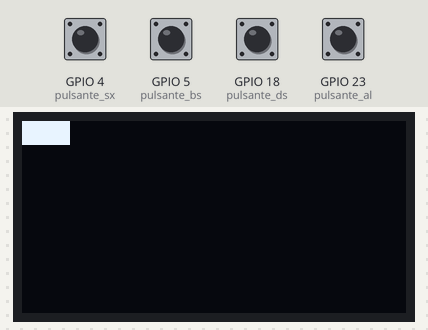
This program was run on a simulated ESP32 board running MicroPython. Shown: 128×64 one-colour display. Inputs (shaded band) come from the test bench; at power-on: GPIO 4 (pulsante_sx), GPIO 5 (pulsante_bs), GPIO 18 (pulsante_ds), GPIO 23 (pulsante_al) HIGH. Random numbers come from a fixed seed; library files of the repository ran but are not shown: ssd1306.py. At 1.5 s the program stops and its outputs stay as they are.

Above: at 1.2 s.
1.3 s: GPIO 4 (pulsante_sx) pulled LOW for 0.15 s
At 1.43 s:
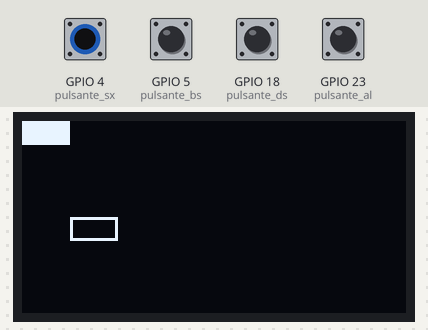
At 2.7 s:
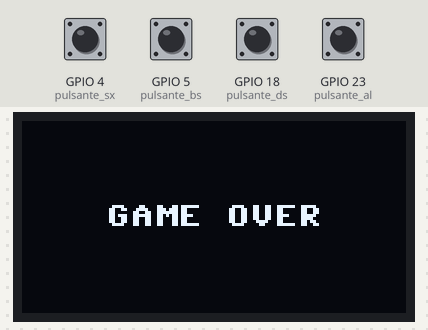
Timing chart, 0 to 3.0 s (numbered marks = the images above; inputs shaded):
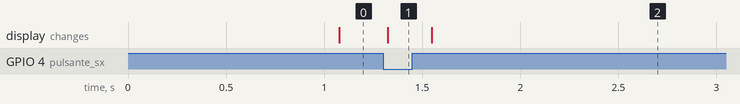

The program:

snake_prototipo_v2.py
```python
from machine import Pin, I2C
import ssd1306
import time
import random

i2c = I2C(0, scl=Pin(22), sda=Pin(21))

schermo = ssd1306.SSD1306_I2C(128, 64, i2c)
pulsante_sx = Pin(4, Pin.IN, Pin.PULL_UP)
pulsante_bs = Pin(5, Pin.IN, Pin.PULL_UP)
pulsante_al = Pin(23, Pin.IN, Pin.PULL_UP)
pulsante_ds = Pin(18, Pin.IN, Pin.PULL_UP)


altezza_cella = 8
larghezza_cella = 16
colonne = 8
righe = 8

for x in range(4): #griglia di gioco 8x8
    for y in range(4):
        schermo.rect(
            x * larghezza_cella,
            y * altezza_cella,
            larghezza_cella,
            altezza_cella,
            0
        )


schermo.show()
time.sleep(1)

coox = 0
cooy = 0
coox_vecchio = 0
cooy_vecchio = 0
coox_cibo = 0
cooy_cibo = 0

schermo.fill_rect(
    coox * larghezza_cella,
    cooy * altezza_cella,
    larghezza_cella,
    altezza_cella,
    1
)
schermo.show()

#variabili logica limite mappa e cibo
gioco = True
cibo = True

def movimento():
    global gioco, coox, cooy, coox_vecchio, cooy_vecchio
    gioco = True
    if coox < 0 or coox > 7:
        gioco = False
    elif cooy < 0 or cooy > 7:
        gioco = False
    if pulsante_ds.value() == 0:
        coox_vecchio = coox
        schermo.fill_rect(
            coox_vecchio * larghezza_cella,
            cooy * altezza_cella,
            larghezza_cella,
            altezza_cella,
            0
        )
        schermo.fill_rect(
            coox * larghezza_cella,
            cooy * altezza_cella,
            larghezza_cella,
            altezza_cella,
            1
        )
        coox += 1
        schermo.fill_rect(
            coox * larghezza_cella,
            cooy * altezza_cella,
            larghezza_cella,
            altezza_cella,
            1
        )
        schermo.show()
        time.sleep(0.2)
    elif pulsante_sx.value() == 0:
        coox_vecchio = coox
        schermo.fill_rect(
            coox_vecchio * larghezza_cella,
            cooy * altezza_cella,
            larghezza_cella,
            altezza_cella,
            0
        )
        schermo.fill_rect(
            coox * larghezza_cella,
            cooy * altezza_cella,
            larghezza_cella,
            altezza_cella,
            1
        )
        coox -= 1
        schermo.fill_rect(
            coox * larghezza_cella,
            cooy * altezza_cella,
            larghezza_cella,
            altezza_cella,
            1
        )
        schermo.show()
        time.sleep(0.2)
    elif pulsante_al.value() == 0:
        cooy_vecchio = cooy
        schermo.fill_rect(
            coox * larghezza_cella,
            cooy_vecchio * altezza_cella,
            larghezza_cella,
            altezza_cella,
            0
        )
        schermo.fill_rect(
            coox * larghezza_cella,
            cooy * altezza_cella,
            larghezza_cella,
            altezza_cella,
            1
        )
        cooy -= 1
        schermo.fill_rect(
            coox * larghezza_cella,
            cooy * altezza_cella,
            larghezza_cella,
            altezza_cella,
            1
        )
        schermo.show()
        time.sleep(0.2)
    elif pulsante_bs.value() == 0:
        cooy_vecchio = cooy
        schermo.fill_rect(
            coox * larghezza_cella,
            cooy_vecchio * altezza_cella,
            larghezza_cella,
            altezza_cella,
            0
        )
        schermo.fill_rect(
            coox * larghezza_cella,
            cooy * altezza_cella,
            larghezza_cella,
            altezza_cella,
            1
        )
        cooy += 1
        schermo.fill_rect(
            coox * larghezza_cella,
            cooy * altezza_cella,
            larghezza_cella,
            altezza_cella,
            1
        )
        schermo.show()
        time.sleep(0.2)

cibo_counter = 1

def spawn_cibo():
    global cibo, coox_cibo, cooy_cibo, cibo_counter
    if cibo == True:
        coox_cibo = random.choice(range(0, 7))
        cooy_cibo = random.choice(range(0, 7))
        schermo.rect(
           coox_cibo * larghezza_cella,
           cooy_cibo * altezza_cella,
           larghezza_cella,
           altezza_cella,
           1
        )
        cibo = False
        cibo_counter = 1
    return None

def controllo_cibo():
    global cibo, coox_cibo, cooy_cibo
    if coox == coox_cibo and cooy == cooy_cibo:
        cibo = True
    return None

while gioco:
    spawn_cibo()
    movimento()
    controllo_cibo()


schermo.fill(0)
schermo.text("GAME OVER", 28, 28)
schermo.show()
```

Measured:
- after the input at 1.3 s, the display: changes at once (image 1)
